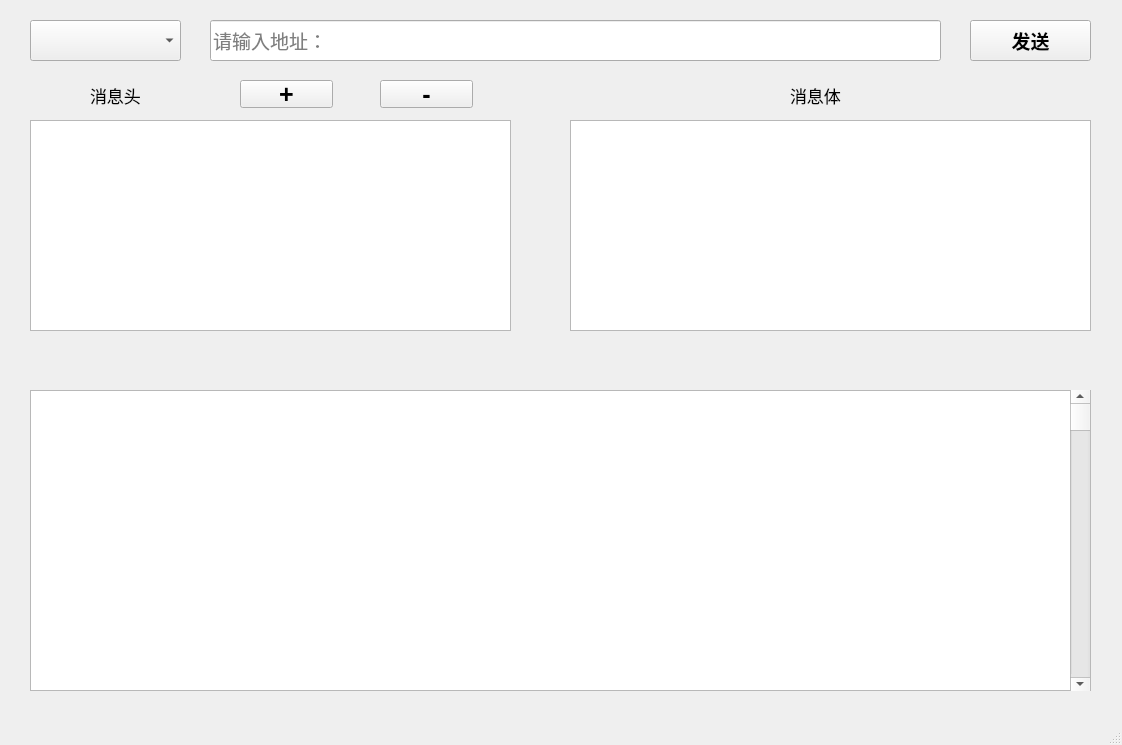
<?xml version="1.0" encoding="UTF-8"?>
<ui version="4.0">
 <class>MainWindow</class>
 <widget class="QMainWindow" name="MainWindow">
  <property name="geometry">
   <rect>
    <x>0</x>
    <y>0</y>
    <width>1122</width>
    <height>745</height>
   </rect>
  </property>
  <property name="windowTitle">
   <string>爬虫</string>
  </property>
  <widget class="QWidget" name="centralwidget">
   <widget class="QLineEdit" name="lineEdit">
    <property name="geometry">
     <rect>
      <x>210</x>
      <y>20</y>
      <width>731</width>
      <height>41</height>
     </rect>
    </property>
    <property name="font">
     <font>
      <pointsize>14</pointsize>
     </font>
    </property>
    <property name="placeholderText">
     <string>请输入地址：</string>
    </property>
   </widget>
   <widget class="QPushButton" name="pushButton">
    <property name="geometry">
     <rect>
      <x>970</x>
      <y>20</y>
      <width>121</width>
      <height>41</height>
     </rect>
    </property>
    <property name="font">
     <font>
      <pointsize>14</pointsize>
      <weight>75</weight>
      <bold>true</bold>
     </font>
    </property>
    <property name="text">
     <string>发送</string>
    </property>
   </widget>
   <widget class="QLabel" name="label">
    <property name="geometry">
     <rect>
      <x>90</x>
      <y>80</y>
      <width>91</width>
      <height>31</height>
     </rect>
    </property>
    <property name="font">
     <font>
      <pointsize>13</pointsize>
     </font>
    </property>
    <property name="text">
     <string>消息头</string>
    </property>
   </widget>
   <widget class="QLabel" name="label_2">
    <property name="geometry">
     <rect>
      <x>790</x>
      <y>80</y>
      <width>111</width>
      <height>31</height>
     </rect>
    </property>
    <property name="font">
     <font>
      <pointsize>13</pointsize>
     </font>
    </property>
    <property name="text">
     <string>消息体</string>
    </property>
   </widget>
   <widget class="QPushButton" name="pushButton_2">
    <property name="geometry">
     <rect>
      <x>240</x>
      <y>80</y>
      <width>93</width>
      <height>28</height>
     </rect>
    </property>
    <property name="font">
     <font>
      <pointsize>19</pointsize>
      <weight>75</weight>
      <italic>false</italic>
      <bold>true</bold>
      <underline>false</underline>
      <strikeout>false</strikeout>
     </font>
    </property>
    <property name="text">
     <string>+</string>
    </property>
   </widget>
   <widget class="QPushButton" name="pushButton_3">
    <property name="geometry">
     <rect>
      <x>380</x>
      <y>80</y>
      <width>93</width>
      <height>28</height>
     </rect>
    </property>
    <property name="font">
     <font>
      <pointsize>19</pointsize>
      <weight>75</weight>
      <bold>true</bold>
     </font>
    </property>
    <property name="text">
     <string>-</string>
    </property>
   </widget>
   <widget class="QPlainTextEdit" name="plainTextEdit">
    <property name="geometry">
     <rect>
      <x>30</x>
      <y>390</y>
      <width>1061</width>
      <height>301</height>
     </rect>
    </property>
   </widget>
   <widget class="QPlainTextEdit" name="plainTextEdit_2">
    <property name="geometry">
     <rect>
      <x>30</x>
      <y>120</y>
      <width>481</width>
      <height>211</height>
     </rect>
    </property>
   </widget>
   <widget class="QPlainTextEdit" name="plainTextEdit_3">
    <property name="geometry">
     <rect>
      <x>570</x>
      <y>120</y>
      <width>521</width>
      <height>211</height>
     </rect>
    </property>
   </widget>
   <widget class="QScrollBar" name="verticalScrollBar">
    <property name="geometry">
     <rect>
      <x>1070</x>
      <y>390</y>
      <width>20</width>
      <height>301</height>
     </rect>
    </property>
    <property name="orientation">
     <enum>Qt::Vertical</enum>
    </property>
   </widget>
   <widget class="QComboBox" name="comboBox">
    <property name="geometry">
     <rect>
      <x>30</x>
      <y>20</y>
      <width>151</width>
      <height>41</height>
     </rect>
    </property>
   </widget>
  </widget>
  <widget class="QMenuBar" name="menubar">
   <property name="geometry">
    <rect>
     <x>0</x>
     <y>0</y>
     <width>1122</width>
     <height>26</height>
    </rect>
   </property>
  </widget>
  <widget class="QStatusBar" name="statusbar"/>
 </widget>
 <resources/>
 <connections/>
</ui>
